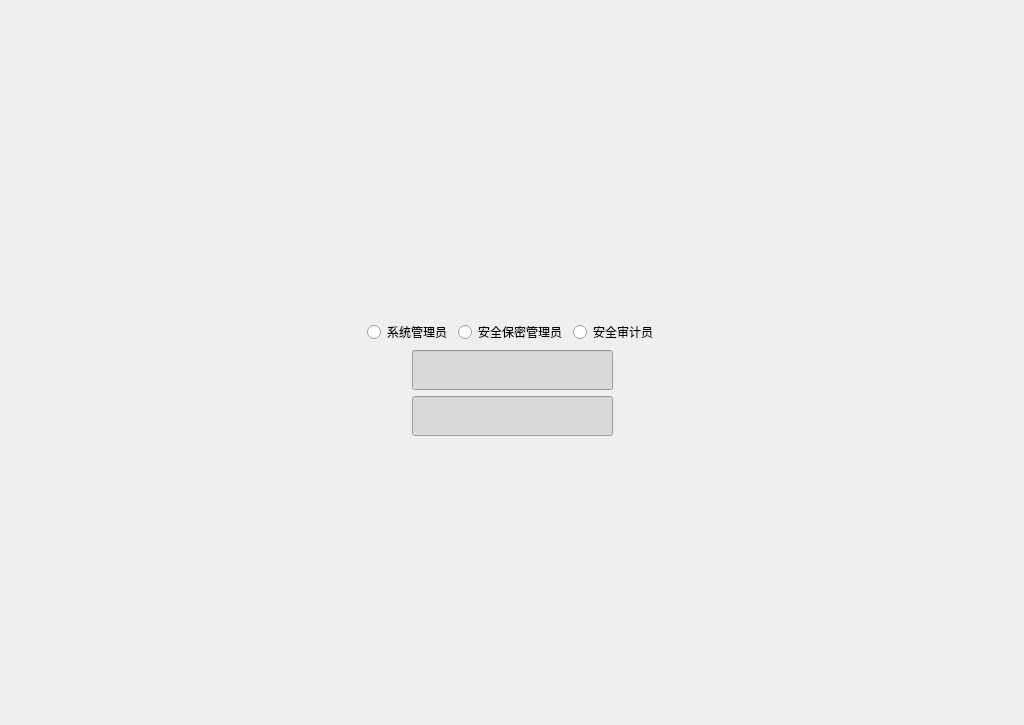
<?xml version="1.0" encoding="UTF-8"?>
<ui version="4.0">
 <class>Login</class>
 <widget class="QWidget" name="Login">
  <property name="geometry">
   <rect>
    <x>0</x>
    <y>0</y>
    <width>1024</width>
    <height>725</height>
   </rect>
  </property>
  <property name="minimumSize">
   <size>
    <width>1024</width>
    <height>725</height>
   </size>
  </property>
  <property name="maximumSize">
   <size>
    <width>1024</width>
    <height>725</height>
   </size>
  </property>
  <property name="windowTitle">
   <string>Form</string>
  </property>
  <property name="layoutDirection">
   <enum>Qt::LeftToRight</enum>
  </property>
  <property name="autoFillBackground">
   <bool>true</bool>
  </property>
  <layout class="QGridLayout" name="gridLayout_2">
   <item row="0" column="2">
    <spacer name="verticalSpacer_2">
     <property name="orientation">
      <enum>Qt::Vertical</enum>
     </property>
     <property name="sizeType">
      <enum>QSizePolicy::Fixed</enum>
     </property>
     <property name="sizeHint" stdset="0">
      <size>
       <width>20</width>
       <height>300</height>
      </size>
     </property>
    </spacer>
   </item>
   <item row="1" column="0">
    <spacer name="horizontalSpacer">
     <property name="orientation">
      <enum>Qt::Horizontal</enum>
     </property>
     <property name="sizeHint" stdset="0">
      <size>
       <width>187</width>
       <height>20</height>
      </size>
     </property>
    </spacer>
   </item>
   <item row="1" column="1" colspan="2">
    <widget class="QWidget" name="widget_2" native="true">
     <layout class="QGridLayout" name="gridLayout">
      <item row="1" column="1" colspan="3">
       <widget class="QLineEdit" name="userName">
        <property name="minimumSize">
         <size>
          <width>200</width>
          <height>40</height>
         </size>
        </property>
        <property name="font">
         <font>
          <pointsize>12</pointsize>
          <weight>50</weight>
          <bold>false</bold>
         </font>
        </property>
        <property name="styleSheet">
         <string notr="true">background-color: rgb(218, 218, 218);
border-color: rgb(59, 63, 63);</string>
        </property>
       </widget>
      </item>
      <item row="0" column="2">
       <widget class="QRadioButton" name="radioButton_1">
        <property name="text">
         <string>安全保密管理员</string>
        </property>
       </widget>
      </item>
      <item row="2" column="1" colspan="3">
       <widget class="QLineEdit" name="password">
        <property name="minimumSize">
         <size>
          <width>200</width>
          <height>40</height>
         </size>
        </property>
        <property name="font">
         <font>
          <pointsize>12</pointsize>
          <weight>50</weight>
          <bold>false</bold>
         </font>
        </property>
        <property name="styleSheet">
         <string notr="true">background-color: rgb(218, 218, 218);</string>
        </property>
        <property name="echoMode">
         <enum>QLineEdit::Password</enum>
        </property>
        <property name="dragEnabled">
         <bool>false</bool>
        </property>
        <property name="readOnly">
         <bool>false</bool>
        </property>
       </widget>
      </item>
      <item row="0" column="3" colspan="2">
       <widget class="QRadioButton" name="radioButton_2">
        <property name="text">
         <string>安全审计员</string>
        </property>
       </widget>
      </item>
      <item row="0" column="0" colspan="2">
       <widget class="QRadioButton" name="radioButton_0">
        <property name="text">
         <string>系统管理员</string>
        </property>
       </widget>
      </item>
     </layout>
    </widget>
   </item>
   <item row="1" column="3">
    <spacer name="horizontalSpacer_2">
     <property name="orientation">
      <enum>Qt::Horizontal</enum>
     </property>
     <property name="sizeHint" stdset="0">
      <size>
       <width>187</width>
       <height>20</height>
      </size>
     </property>
    </spacer>
   </item>
   <item row="2" column="1" colspan="2">
    <widget class="QWidget" name="widget_3" native="true">
     <layout class="QHBoxLayout" name="horizontalLayout_2">
      <item>
       <widget class="QPushButton" name="loginBtn">
        <property name="maximumSize">
         <size>
          <width>120</width>
          <height>35</height>
         </size>
        </property>
        <property name="autoFillBackground">
         <bool>true</bool>
        </property>
        <property name="text">
         <string/>
        </property>
        <property name="icon">
         <iconset resource="image.qrc">
          <normaloff>:/back/release/loginBtn.png</normaloff>:/back/release/loginBtn.png</iconset>
        </property>
        <property name="iconSize">
         <size>
          <width>120</width>
          <height>40</height>
         </size>
        </property>
        <property name="flat">
         <bool>true</bool>
        </property>
       </widget>
      </item>
      <item>
       <spacer name="horizontalSpacer_4">
        <property name="orientation">
         <enum>Qt::Horizontal</enum>
        </property>
        <property name="sizeType">
         <enum>QSizePolicy::Fixed</enum>
        </property>
        <property name="sizeHint" stdset="0">
         <size>
          <width>20</width>
          <height>20</height>
         </size>
        </property>
       </spacer>
      </item>
      <item>
       <widget class="QPushButton" name="cancleBtn">
        <property name="maximumSize">
         <size>
          <width>120</width>
          <height>35</height>
         </size>
        </property>
        <property name="autoFillBackground">
         <bool>true</bool>
        </property>
        <property name="text">
         <string/>
        </property>
        <property name="icon">
         <iconset resource="image.qrc">
          <normaloff>:/back/release/resetBtn.png</normaloff>:/back/release/resetBtn.png</iconset>
        </property>
        <property name="iconSize">
         <size>
          <width>120</width>
          <height>40</height>
         </size>
        </property>
        <property name="flat">
         <bool>true</bool>
        </property>
       </widget>
      </item>
     </layout>
    </widget>
   </item>
   <item row="3" column="1">
    <spacer name="verticalSpacer">
     <property name="orientation">
      <enum>Qt::Vertical</enum>
     </property>
     <property name="sizeHint" stdset="0">
      <size>
       <width>20</width>
       <height>98</height>
      </size>
     </property>
    </spacer>
   </item>
  </layout>
 </widget>
 <resources>
  <include location="image.qrc"/>
 </resources>
 <connections/>
</ui>
